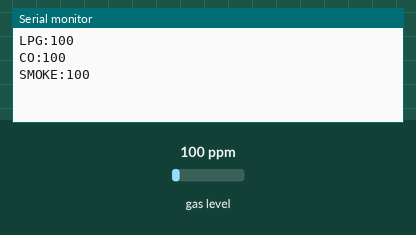
Recording of a sketch running on a simulated Arduino Uno, built with avr-gcc and run on an emulated ATmega328P. On the bench: the last lines printed to the serial monitor. Inputs (shaded band) come from the test bench; at power-on: gas level 100 ppm.

Above: at 1.7 s.
1.8 s: gas level set to 20 ppm
At 4.3 s:
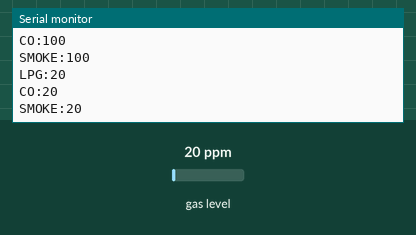
4.6 s: gas level set to 250 ppm
At 8.0 s:
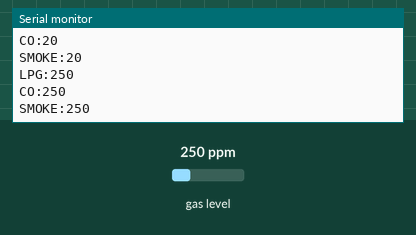
Timing chart, 0 to 9.5 s (numbered marks = the images above; inputs shaded):
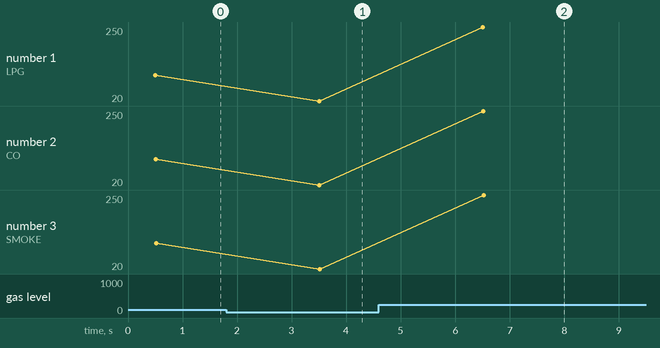

Measured:
- after the input at 1.8 s, the serial monitor: prints a new line after 1.7 s (image 1)
- after the input at 4.6 s, the serial monitor: prints a new line after 1.9 s (image 2)
- plotted number 1: 100 → 20 after the input at 1.8 s, 20 → 250 after the input at 4.6 s
- plotted number 2: 100 → 20 after the input at 1.8 s, 20 → 250 after the input at 4.6 s
- plotted number 3: 100 → 20 after the input at 1.8 s, 20 → 250 after the input at 4.6 s

The sketch:

mq2withlibrary.ino
```cpp
#include <MQ2.h>
int Analog_Input = A0;
int lpg, co, smoke;

MQ2 mq2(Analog_Input);

void setup(){
  Serial.begin(9600);
  mq2.begin();
}
void loop(){
  float* values= mq2.read(true); //set it false if you don't want to print the values in the Serial
  //lpg = values[0];
  lpg = mq2.readLPG();
  //co = values[1];
  co = mq2.readCO();
  //smoke = values[2];
  smoke = mq2.readSmoke();

  Serial.print("LPG:");
  Serial.println(lpg);
  Serial.print("CO:");
  Serial.println(co);
  Serial.print("SMOKE:");
  Serial.println(smoke);
  delay(3000);
}
```
